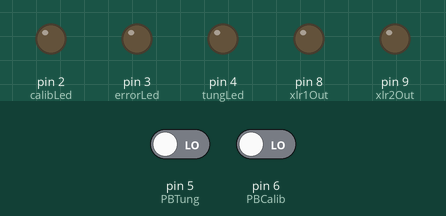
Simulated run of this sketch. Board: Arduino Uno, built with avr-gcc and run on an emulated ATmega328P. Parts: output pins drawn as LEDs (lit = HIGH). Dashed ring = blinking. Inputs (shaded band) come from the test bench; at power-on: pin 5 (PBTung) LOW, pin 6 (PBCalib) LOW.

Above: at 1.2 s.
1.3 s: pin 5 (PBTung) driven HIGH
At 1.47 s:
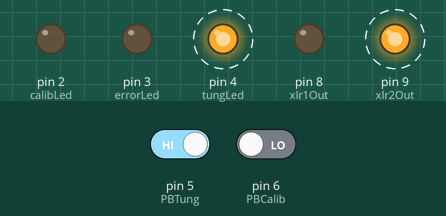
4.3 s: pin 6 (PBCalib) driven HIGH
At 4.48 s:
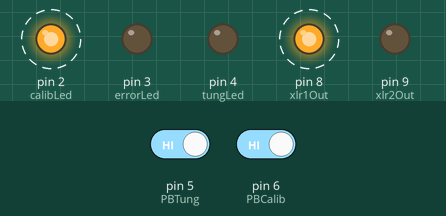
10.3 s: pin 6 (PBCalib) driven LOW
At 13.2 s:
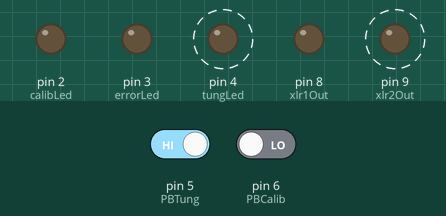
13.3 s: pin 5 (PBTung) driven LOW
At 14.4 s:
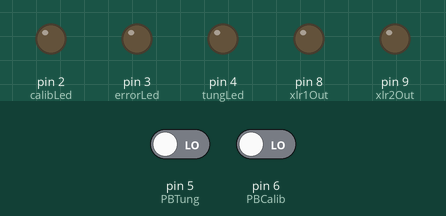
Timing chart, 0 to 15.8 s (numbered marks = the images above; inputs shaded):
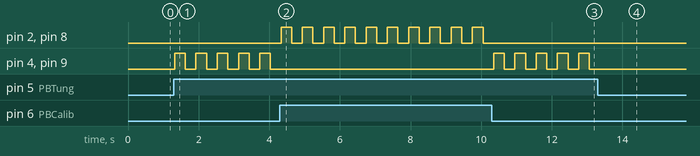

The sketch:

ArduinoSPOX.ino
```cpp
/*
SPOX arduino driver.
Base on serial Reader
 */

// pins for LEDs:
const int calibLed = 2;
const int tungLed = 4;
const int errorLed = 3;

const int PBCalib = 6;
const int PBTung = 5;

//Pins for Out
const int xlr1Out = 8;
const int xlr2Out = 9;

//debugging
bool debug=false;// Be carefull Can do some extra things with serial communication.

//communication. see API.
int switchNumber;
int switchState;

//true if a command is passed.
boolean commandOK=false;

//command for led blinking
boolean calibLedBlink=false;
boolean tungLedBlink=false;
boolean toggleLed=false;

//PB commutator
boolean pb1=false;
boolean pb2=false;


//switch for reset, if PB1 and PB2 are presed together.
boolean reset=true;
boolean stringComplete=false;
boolean serialReceived=false;

int timeOfCommand;
int commandSend=0;


String backMessage="";
String inputString;

void setup() {
  // initialize serial:
  Serial.begin(9600);
  timeOfCommand=millis();
  // define the pins outputs:
  pinMode(calibLed, OUTPUT);
  pinMode(tungLed, OUTPUT);
  pinMode(errorLed, OUTPUT);
  pinMode(xlr1Out, OUTPUT);
  pinMode(xlr2Out, OUTPUT);

  // define the pins inputs:
  pinMode(PBCalib, INPUT);
  pinMode(PBTung, INPUT);

  //write defaults values.
  digitalWrite(xlr1Out, LOW);
  digitalWrite(xlr2Out, LOW);
  digitalWrite(tungLed, LOW);
  digitalWrite(calibLed, LOW);
  digitalWrite(errorLed, LOW);

  // INITIALIZE TIMER INTERRUPTS. Needed for blinking. As is, no delay in loop "loop".
  cli(); // disable global interrupts

  TCCR1A = 0; // set entire TCCR1A register to 0
  TCCR1B = 0; // same for TCCR1B

  //change here to BLINK FASTER
  OCR1A = 15624; // set compare match register to desired timer count. 16 MHz with 1024 prescaler = 15624 counts/s
  TCCR1B |= (1 << WGM12); // turn on CTC mode. clear timer on compare match

  TCCR1B |= (1 << CS10); // Set CS10 and CS12 bits for 1024 prescaler
  TCCR1B |= (1 << CS12);

  TIMSK1 |= (1 << OCIE1A); // enable timer compare interrupt

  sei(); // enable global interrupts

}

boolean test(String string){
    if (string.length()!=3){
        return false;
    }
   // if ((string[0]<48)||(string[0]>50)||(string[1]<48)||(string[1]<49)){return false;}

    return true;
}

void loop() {

     if (stringComplete) {
          if (debug){
            Serial.print("String Complete ");
            Serial.print(inputString);
            Serial.print(" ");
            Serial.println(inputString.length());
          }

          if (test(inputString)){
              switchNumber = inputString[0];
              switchState = inputString[1];
              serialReceived=true;
          } else {

          Serial.print("USBRC4ALPY, invalid Query. String : ");
          Serial.println(inputString);
          }


          commandOK=true;
    // clear the string:
          inputString = "";
          stringComplete = false;
     }

     if ((millis()-timeOfCommand)>300){

           if (digitalRead(PBCalib)==HIGH){
               if (debug){
               Serial.println("Debug : PB1 pressed");}
               pb1=!pb1;
               commandOK=true;
               serialReceived=false;
               timeOfCommand=millis();
           } else if (digitalRead(PBTung)==HIGH){
               if (debug){
                 Serial.println("Debug : PB2 pressed");}
               pb2=!pb2;
               commandOK=true;
               serialReceived=false;
               timeOfCommand=millis();

               }


    delay(20);//change here to change responsivness.


    if (commandOK) {
        if (serialReceived){
      switch (switchNumber) {
          case 48:
          if (switchState==48){ //48== '0'

            if (debug){Serial.print("dark");
                          Serial.print("toogle calibLed");
                  Serial.print(calibLedBlink);
                  Serial.print("tungLed");
                  Serial.println(tungLedBlink);
            }

                if (debug){
                  Serial.println("Reset all");
                  Serial.print("toogle calibLed");
                  Serial.print(calibLedBlink);
                  Serial.print("tungLed");
                  Serial.println(tungLedBlink);
                }
               commandSend=0;

          } else {Serial.println("USBRC4ALPY, invalid Query");}
          break;

          case 49:     //Calib Lamp
          if (switchState==48){
              commandSend=0;
          }
          else if (switchState==49) {
               if (debug){Serial.print("Received Calib Lamp Serial Command");

            }
              commandSend=2;
          }

          else if (switchState==63) { // 63 -> ?
              Serial.print(1);
              Serial.println(digitalRead(xlr1Out));
          }

         break;

          case 50:   //flat Lamp
           if (switchState==48){
              commandSend=0;
          }
          else if (switchState==49) {
               if (debug){Serial.print("Received Flat Lamp Serial Command");

            }
              commandSend=3;
          }
          else if (switchState==63) { // 63 -> ?
              Serial.print(2);
              Serial.println(digitalRead(xlr2Out));
              //digitalWrite(xlr1Out,HIGH);
              //digitalWrite(xlr2Out,HIGH);

          }

          break;

          case 51: //dark command
          if (switchState==48){
              commandSend=0;
          }
          else if (switchState==49) {
               if (debug){Serial.print("Received Dark Serial Command");

            }
              commandSend=1;
          }
          else if (switchState==63) { // 63 -> ?
              Serial.print(3);
              Serial.println(digitalRead(xlr2Out));
              //digitalWrite(xlr1Out,HIGH);
              //digitalWrite(xlr2Out,HIGH);

          }

          default:
               Serial.println("USBRC4ALPY, invalid Query");
               break;

      }
        }

    //PB fonctions
    if (debug){
        Serial.print("DEBUG : ");
        Serial.print(" pb1 : ");
        Serial.print(pb1);
        Serial.print(" pb2 : ");
        Serial.println(pb2);
    }
    if (!serialReceived){
          if (pb1&&pb2){
              commandSend=1;
              if (debug){
              Serial.println("pb1 && pb2 Pressed");
              }
          } else if (pb1 && !pb2 ){
              if (tungLedBlink){
                commandSend=0;
              } else {
              commandSend=2;
              }
              if (debug){
              Serial.println("pb1");
              }
          } else if (pb2 &&!pb1){
              if (tungLedBlink){
                commandSend=0;
              } else {
              commandSend=3;
              }
              if (debug){
              Serial.println("pb2");
              }
          } else if (!pb1 || !pb2){
              commandSend=0;
              if (debug){
              Serial.println("reset");
              }
          }
    }

    //command treatment
    switch (commandSend) {
     case 1: //dark
              if (debug){Serial.println("dark");}
              digitalWrite(xlr1Out,HIGH);
              digitalWrite(xlr2Out,HIGH);
              tungLedBlink=true;
              calibLedBlink=true;
              pb1=false;
              pb2=false;
              reset=true;
              break;

     case 2: //calib
              digitalWrite(xlr2Out,LOW);
              digitalWrite(tungLed,LOW);
              digitalWrite(xlr1Out,HIGH);
              digitalWrite(calibLed,HIGH);
              tungLedBlink=false;
              calibLedBlink=false;
              reset=true;
              if (debug){Serial.println("calib");}
              break;

     case 3: //Flat
              digitalWrite(xlr2Out,HIGH);
              digitalWrite(tungLed,HIGH);
              digitalWrite(xlr1Out,LOW);
              digitalWrite(calibLed,LOW);
              tungLedBlink=false;
              calibLedBlink=false;
              if (debug){Serial.println("flat");    }
              reset=true;
              break;

     case 0:  //All Off
              digitalWrite(xlr2Out,LOW);
              digitalWrite(tungLed,LOW);
              digitalWrite(xlr1Out,LOW);
              digitalWrite(calibLed,LOW);
              tungLedBlink=false;
              calibLedBlink=false;
              pb1=false;
              pb2=false;
              reset=false;
              if (debug){Serial.println("STOP");}
              break;
    }


  commandOK=false;
  delay(200);

}//end of commandOK state
}//end of millis
}//end of loop

void serialEvent() {
  while (Serial.available()) {
    // get the new byte:
    char inChar = (char)Serial.read();
    // add it to the inputString:
    inputString += inChar;
    // if the incoming character is a newline, set a flag
    // so the main loop can do something about it:
    if (inChar == '\n') {
      stringComplete = true;
    }
  }
}


// TIMER VECTOR, gets called once a second (depends on prescaler and match register)
ISR(TIMER1_COMPA_vect)
{ toggleLed=!toggleLed;
  if (toggleLed){

  if (calibLedBlink){digitalWrite(calibLed,LOW);}


  if (tungLedBlink){digitalWrite(tungLed,LOW);}
  }
  else {
    if (calibLedBlink){digitalWrite(calibLed,HIGH);}


    if (tungLedBlink){digitalWrite(tungLed,HIGH);}

  }


}
```

Measured:
- after the input at 1.3 s, pin 4 (tungLed), pin 9 (xlr2Out): alternates HIGH for 0.30 s and LOW for 0.30 s, starting at once
- after the input at 4.3 s, pin 2 (calibLed), pin 8 (xlr1Out): alternates HIGH for 0.30 s and LOW for 0.30 s, starting at once; pin 4 (tungLed), pin 9 (xlr2Out): stops changing and stays LOW
- after the input at 10.3 s, pin 2 (calibLed), pin 8 (xlr1Out): stops changing and stays LOW; pin 4 (tungLed), pin 9 (xlr2Out): alternates HIGH for 0.30 s and LOW for 0.30 s, starting after 0.05 s
- after the input at 13.3 s, pin 4 (tungLed), pin 9 (xlr2Out): stops changing and stays LOW
